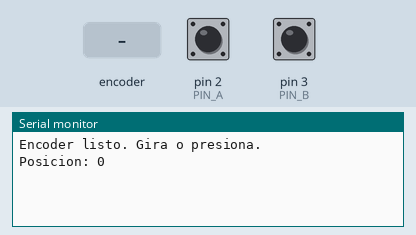
Recording of a sketch running on a simulated Arduino Uno, built with avr-gcc and run on an emulated ATmega328P. Shown: the last lines printed to the serial monitor. The test bench sets the inputs (shaded band); at power-on: pin 2 (PIN_A) HIGH, pin 3 (PIN_B) HIGH.

Above: at 1.2 s.
1.3 s: rotary encoder on pin 2 (PIN_A) / pin 3 (PIN_B) turned 1 step (first pin leading)
At 1.8 s:
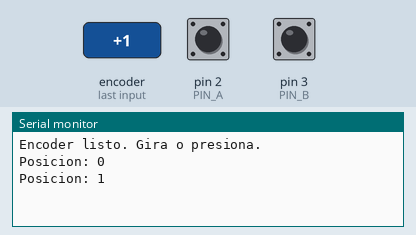
3.0 s: rotary encoder on pin 2 (PIN_A) / pin 3 (PIN_B) turned 1 step (first pin leading)
At 4.3 s:
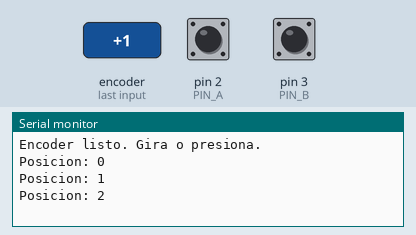

Measured:
- after the input at 1.3 s, the serial monitor: prints a new line at once (image 1)
- after the input at 3.0 s, the serial monitor: prints a new line at once (image 2)

The sketch:

Lab_3_C2.ino
```cpp
// Lab03_Encoder_Rotatorio.ino
const int PIN_A = 2;
const int PIN_B = 3;
const int PIN_BTN = 4;

volatile int32_t posicion = 0;
volatile bool btn_click = false;

void ISR_encoder() {
    if (digitalRead(PIN_B) == HIGH) {
        posicion++;
    } else {
        posicion--;
    }
}

void ISR_boton() {
    btn_click = true;
}

void setup() {
    pinMode(PIN_A, INPUT_PULLUP);
    pinMode(PIN_B, INPUT_PULLUP);
    pinMode(PIN_BTN, INPUT_PULLUP);

    attachInterrupt(digitalPinToInterrupt(PIN_A), ISR_encoder, FALLING);
    attachInterrupt(digitalPinToInterrupt(PIN_BTN), ISR_boton, FALLING);

    Serial.begin(9600);
    Serial.println(F("Encoder listo. Gira o presiona."));
}

int32_t pos_anterior = 1;

void loop() {
    noInterrupts();
    int32_t pos_local = posicion;
    interrupts();

    if (pos_local != pos_anterior) {
        Serial.print(F("Posicion: "));
        Serial.println(pos_local);
        pos_anterior = pos_local;
    }

    if (btn_click) {
        btn_click = false;
        posicion = 0;
        Serial.println(F("RESET -> posicion = 0"));
    }
}
```
